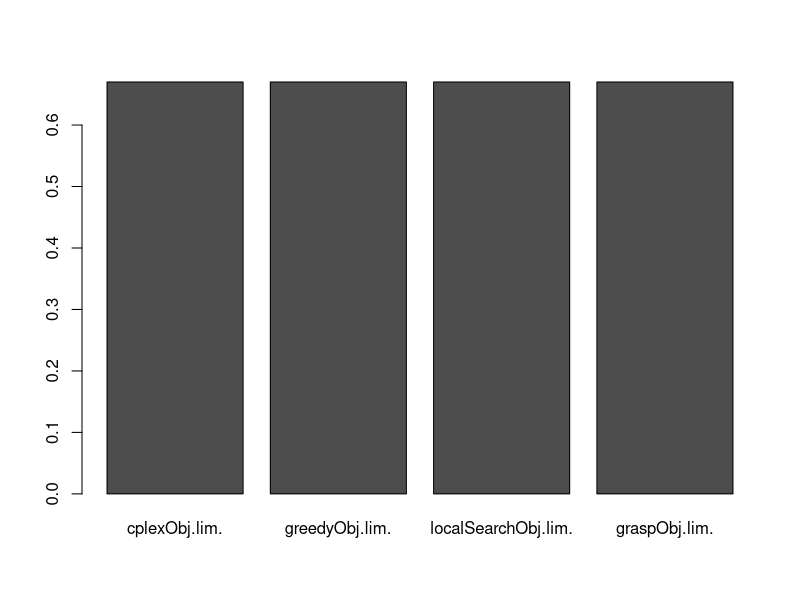
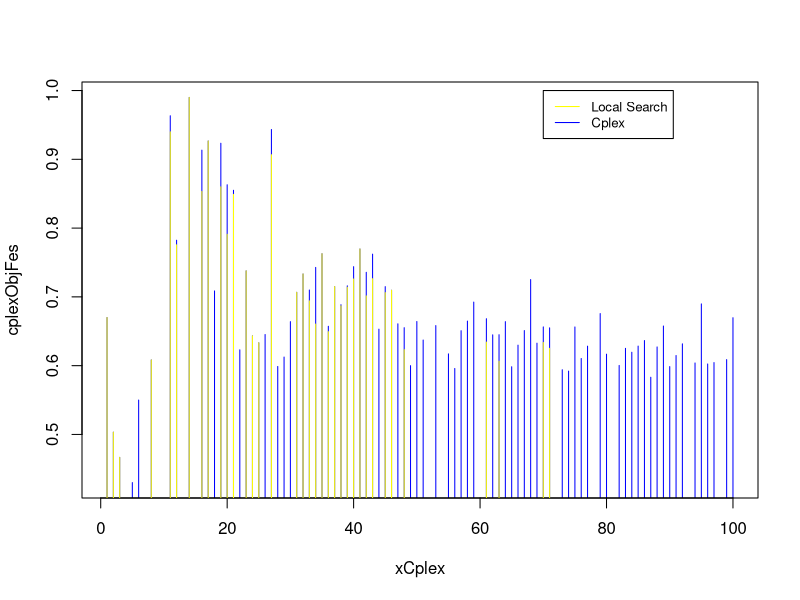
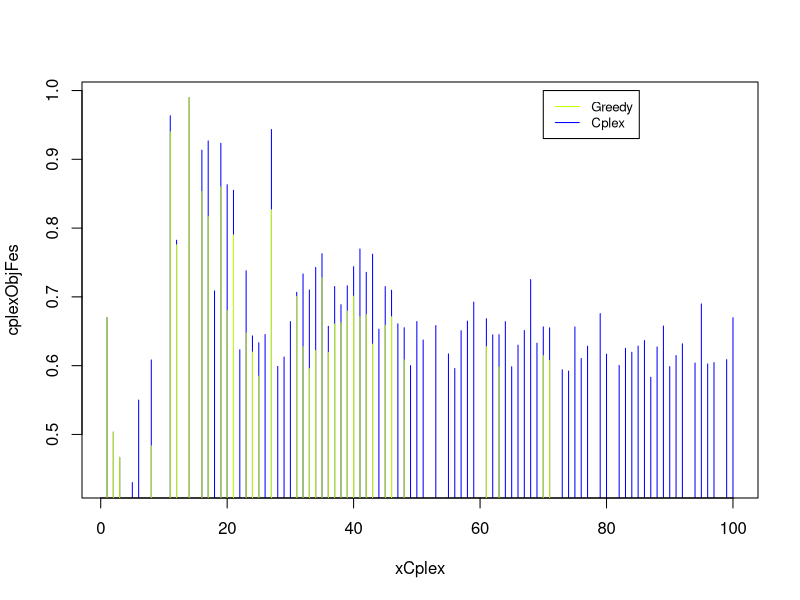
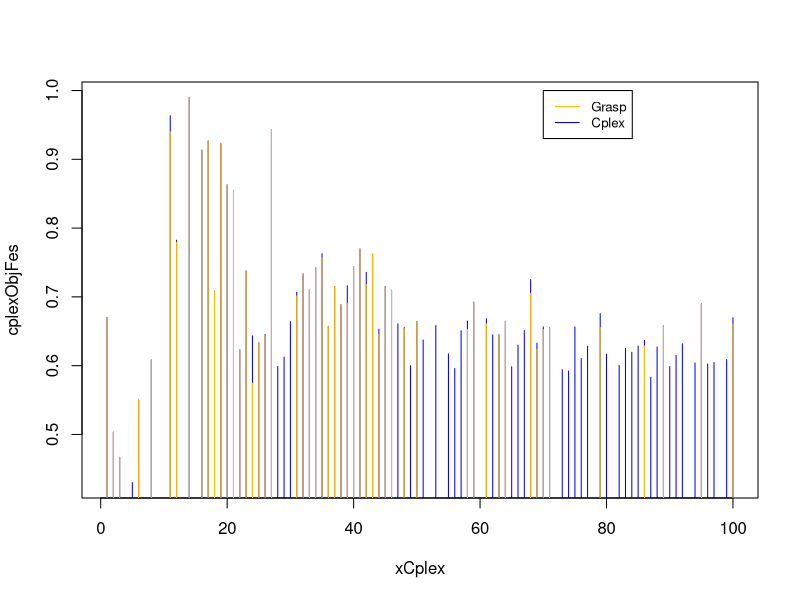
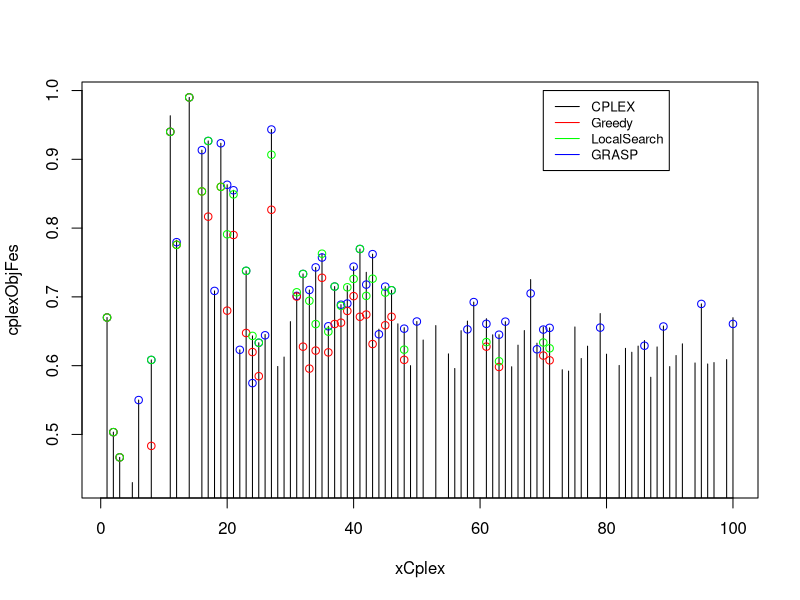
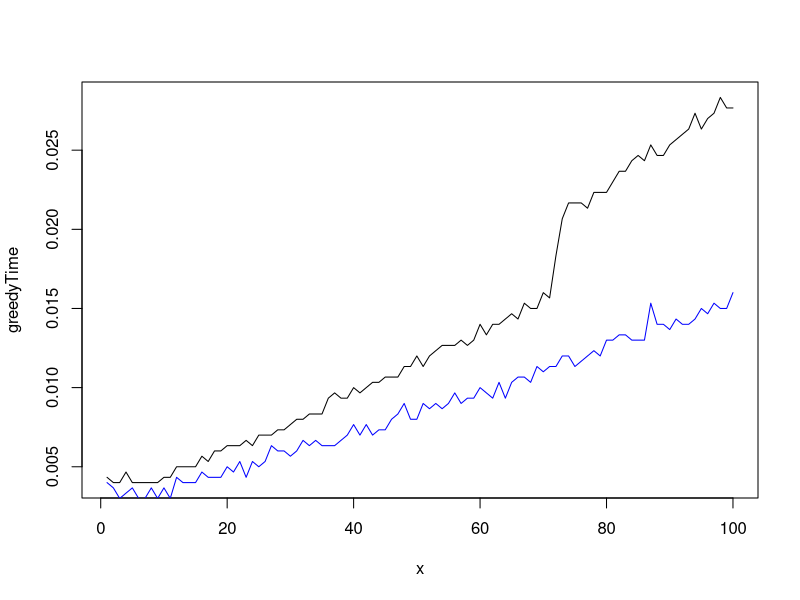

Reproduce these figures in R, in order.
greedyObj<-read.csv("greedyObj.csv",stringsAsFactors = TRUE)$a
cplexObj<-read.csv("cplexObj.csv",stringsAsFactors = TRUE)$a
localSearchObj<-read.csv("localSearchObj.csv",stringsAsFactors = TRUE)$a
diffObjGreedy <- cplexObj - greedyObj
diffObjLocal <- localSearchObj - cplexObj
graspObj1 <- read.csv("graspObjFirst.csv",stringsAsFactors = TRUE)$a
graspObj2 <- read.csv("graspObjSecond.csv",stringsAsFactors = TRUE)$a
graspObj3 <- read.csv("graspObjThird.csv",stringsAsFactors = TRUE)$a
 
graspObj = 1:100
for (i in 1:100)  {
  graspObj[i] = max(graspObj1[i],graspObj2[i], graspObj3[i])
  
}

graspObj1Sol <- graspObj1[!(graspObj1 %in% c(0.0))]
xGrasp1 <- (1:100)[!graspObj1 %in% 0.0]

graspObj2Sol <- graspObj2[!(graspObj2 %in% c(0.0))]
xGrasp2 <- (1:100)[!graspObj2 %in% 0.0]

graspObj3Sol <- graspObj3[!(graspObj3 %in% c(0.0))]
xGrasp3 <- (1:100)[!graspObj3 %in% 0.0]

graspObjSol <- graspObj[!(graspObj %in% c(0.0))]
xGrasp <- (1:100)[!graspObj %in% 0.0]

greedyObjSol <- greedyObj[!greedyObj %in% 0.0]
xGreedy <- (1:100)[!greedyObj %in% 0.0]

cplexObjFes <- cplexObj[!cplexObj %in% 0.0]
xCplex <- (1:100)[!cplexObj %in% 0.0]

localSearchSol <- localSearchObj[!localSearchObj %in% 0.0]
xLocalSearch <- (1:100)[!localSearchObj %in% 0.0]

lim = 1
x = 1:lim
data <- data.frame(cplexObj[lim],greedyObj[lim],localSearchObj[lim],graspObj[lim])

barplot(as.matrix(data))

plot(xCplex, cplexObjFes, type = "h", col= "blue")
points(xLocalSearch,localSearchSol, col="yellow",type="h")
legend(70, 1, legend=c("Local Search", "Cplex"),
       col=c("yellow", "blue"), lty=1:1, cex=0.8)

plot(xCplex, cplexObjFes, type = "h", col= "blue")
points(xGreedy,greedyObjSol, col="#C0FF00",type="h")
legend(70, 1, legend=c("Greedy", "Cplex"),
       col=c("#C0FF00", "blue"), lty=1:1, cex=0.8)

plot(xCplex, cplexObjFes, type = "h", col= "blue")
points(xGrasp,graspObjSol, col="#FFC100",type="h")
legend(70, 1, legend=c("Grasp", "Cplex"),
       col=c("#FFC100", "blue"), lty=1:1, cex=0.8)

plot(xCplex, cplexObjFes, type = "h", col= "black")
points(xGrasp,graspObjSol, col="blue")
points(xGreedy,greedyObjSol, col="red")
points(xLocalSearch,localSearchSol, col="green")
legend(70, 1, legend=c("CPLEX", "Greedy","LocalSearch","GRASP"),
       col=c("black", "red","green","blue"), lty=1:1, cex=0.8)





#############################################
greedyTime1<-read.csv("greedyTimeFirst.csv",stringsAsFactors = TRUE)$b
greedyTime2<-read.csv("greedyTimeSecond.csv",stringsAsFactors = TRUE)$b
greedyTime3<-read.csv("greedyTimeThird.csv",stringsAsFactors = TRUE)$b
greedyTime <- (greedyTime1 + greedyTime2 + greedyTime3)/3

cplexTime<-read.csv("cplexTime.csv",stringsAsFactors = TRUE)$b

localSearchTime1<-read.csv("localSearchTimeFirst.csv",stringsAsFactors = TRUE)$b
localSearchTime2<-read.csv("localSearchTimeSecond.csv",stringsAsFactors = TRUE)$b
localSearchTime3<-read.csv("localSearchTimeThird.csv",stringsAsFactors = TRUE)$b
localSearchTime <- (localSearchTime1 + localSearchTime2 + localSearchTime3)/3

graspTime1<-read.csv("graspTimeFirst.csv",stringsAsFactors = TRUE)$b
graspTime2<-read.csv("graspTimeSecond.csv",stringsAsFactors = TRUE)$b
graspTime3<-read.csv("graspTimeThird.csv",stringsAsFactors = TRUE)$b
graspTime <- (graspTime1 + graspTime2 + graspTime3)/3

lim = 100
x = 1:lim
plot(x,greedyTime, type="l")
lines(x,localSearchTime, type = "l", col="blue")